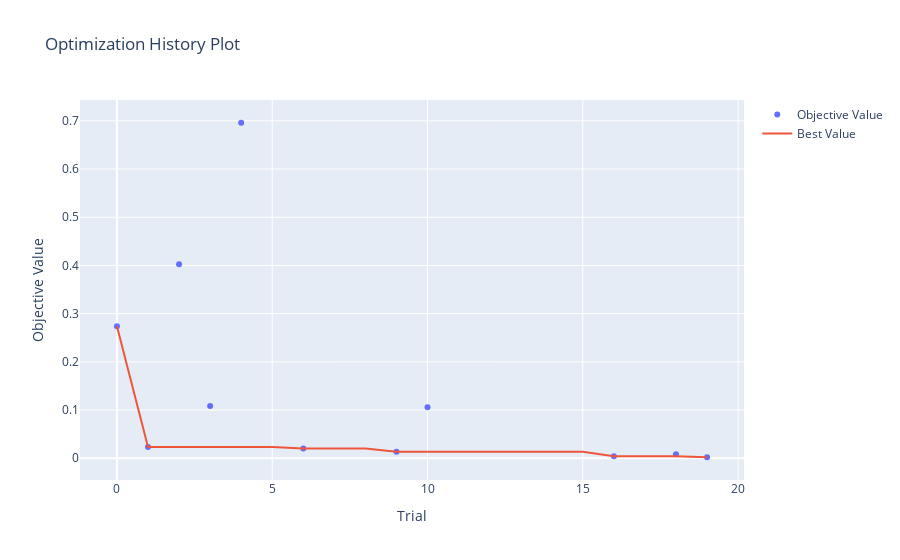
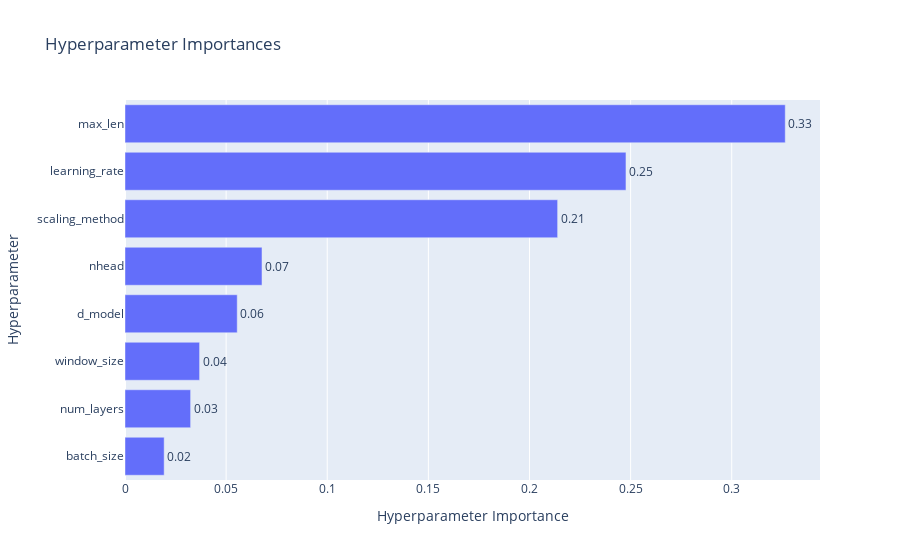
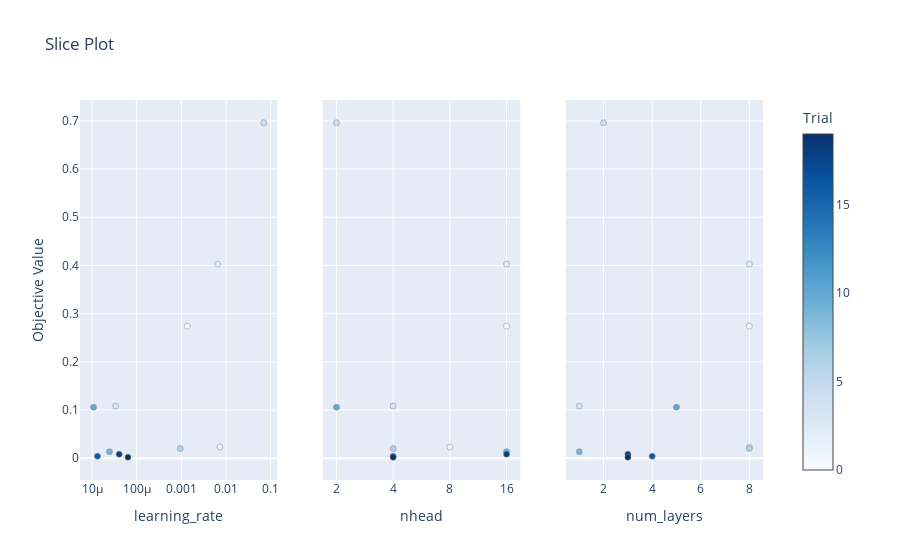

Here is the notebook cell these charts were saved with, in order:
### Code cell
# Plot optimization history
optimization_history_plot = plot_optimization_history(study)
optimization_history_plot.show()

# Plot parameter importances
param_importances_plot = plot_param_importances(study)
param_importances_plot.show()

# Plot contour of parameters
#contour_plot = plot_contour(study, params=['learning_rate', 'n_layers'])
#contour_plot.show()

# Plot slice of parameters
slice_plot = plot_slice(study, params=['learning_rate', 'num_layers', 'nhead'])
slice_plot.show()

### Figure 1 — Plotly figure (JSON) as saved in the notebook; plotly's stock layout.template omitted (floating-point values rounded to 4 significant figures)
{"data": [{"mode": "markers", "name": "Objective Value", "type": "scatter", "x": [0, 1, 2, 3, 4, 6, 9, 10, 16, 18, 19], "y": [0.2741, 0.02324, 0.4027, 0.1083, 0.696, 0.02027, 0.01357, 0.106, 0.004088, 0.008322, 0.002127]}, {"mode": "lines", "name": "Best Value", "type": "scatter", "x": [0, 1, 2, 3, 4, 5, 6, 7, 8, 9, 10, 11, 12, 13, 14, 15, 16, 17, 18, 19], "y": [0.2741, 0.02324, 0.02324, 0.02324, 0.02324, 0.02324, 0.02027, 0.02027, 0.02027, 0.01357, 0.01357, 0.01357, 0.01357, 0.01357, 0.01357, 0.01357, 0.004088, 0.004088, 0.004088, 0.002127]}, {"marker": {"color": "#cccccc"}, "mode": "markers", "name": "Infeasible Trial", "showlegend": false, "type": "scatter", "x": [], "y": []}], "layout": {"title": {"text": "Optimization History Plot"}, "xaxis": {"title": {"text": "Trial"}}, "yaxis": {"title": {"text": "Objective Value"}}}}

### Figure 2 — Plotly figure (JSON) as saved in the notebook; plotly's stock layout.template omitted (floating-point values rounded to 4 significant figures)
{"data": [{"cliponaxis": false, "hovertemplate": ["batch_size (CategoricalDistribution): 0.019361239276470345<extra></extra>", "num_layers (IntDistribution): 0.03244768762329322<extra></extra>", "window_size (IntDistribution): 0.03687416288646487<extra></extra>", "d_model (CategoricalDistribution): 0.05549414670112822<extra></extra>", "nhead (CategoricalDistribution): 0.06773643031896583<extra></extra>", "scaling_method (CategoricalDistribution): 0.21392015837102035<extra></extra>", "learning_rate (FloatDistribution): 0.2477053154316764<extra></extra>", "max_len (IntDistribution): 0.3264608593909808<extra></extra>"], "name": "Objective Value", "orientation": "h", "text": ["0.02", "0.03", "0.04", "0.06", "0.07", "0.21", "0.25", "0.33"], "textposition": "outside", "type": "bar", "x": [0.01936, 0.03245, 0.03687, 0.05549, 0.06774, 0.2139, 0.2477, 0.3265], "y": ["batch_size", "num_layers", "window_size", "d_model", "nhead", "scaling_method", "learning_rate", "max_len"]}], "layout": {"title": {"text": "Hyperparameter Importances"}, "xaxis": {"title": {"text": "Hyperparameter Importance"}}, "yaxis": {"title": {"text": "Hyperparameter"}}}}

### Figure 3 — Plotly figure (JSON) as saved in the notebook; plotly's stock layout.template omitted (floating-point values rounded to 4 significant figures)
{"data": [{"marker": {"color": [0, 1, 2, 3, 4, 6, 9, 10, 16, 18, 19], "colorbar": {"title": {"text": "Trial"}, "x": 1, "xpad": 40}, "colorscale": [[0, "rgb(247,251,255)"], [0.125, "rgb(222,235,247)"], [0.25, "rgb(198,219,239)"], [0.375, "rgb(158,202,225)"], [0.5, "rgb(107,174,214)"], [0.625, "rgb(66,146,198)"], [0.75, "rgb(33,113,181)"], [0.875, "rgb(8,81,156)"], [1, "rgb(8,48,107)"]], "line": {"color": "Grey", "width": 0.5}, "showscale": true}, "mode": "markers", "name": "Feasible Trial", "showlegend": false, "type": "scatter", "x": [0.001356, 0.007279, 0.006512, 3.366e-05, 0.06991, 0.000946, 2.445e-05, 1.081e-05, 1.321e-05, 4.047e-05, 6.353e-05], "xaxis": "x", "y": [0.2741, 0.02324, 0.4027, 0.1083, 0.696, 0.02027, 0.01357, 0.106, 0.004088, 0.008322, 0.002127], "yaxis": "y"}, {"marker": {"color": [0, 1, 2, 3, 4, 6, 9, 10, 16, 18, 19], "colorbar": {"title": {"text": "Trial"}, "x": 1, "xpad": 40}, "colorscale": [[0, "rgb(247,251,255)"], [0.125, "rgb(222,235,247)"], [0.25, "rgb(198,219,239)"], [0.375, "rgb(158,202,225)"], [0.5, "rgb(107,174,214)"], [0.625, "rgb(66,146,198)"], [0.75, "rgb(33,113,181)"], [0.875, "rgb(8,81,156)"], [1, "rgb(8,48,107)"]], "line": {"color": "Grey", "width": 0.5}, "showscale": false}, "mode": "markers", "name": "Feasible Trial", "showlegend": false, "type": "scatter", "x": [16, 8, 16, 4, 2, 4, 16, 2, 4, 16, 4], "xaxis": "x2", "y": [0.2741, 0.02324, 0.4027, 0.1083, 0.696, 0.02027, 0.01357, 0.106, 0.004088, 0.008322, 0.002127], "yaxis": "y2"}, {"marker": {"color": [0, 1, 2, 3, 4, 6, 9, 10, 16, 18, 19], "colorbar": {"title": {"text": "Trial"}, "x": 1, "xpad": 40}, "colorscale": [[0, "rgb(247,251,255)"], [0.125, "rgb(222,235,247)"], [0.25, "rgb(198,219,239)"], [0.375, "rgb(158,202,225)"], [0.5, "rgb(107,174,214)"], [0.625, "rgb(66,146,198)"], [0.75, "rgb(33,113,181)"], [0.875, "rgb(8,81,156)"], [1, "rgb(8,48,107)"]], "line": {"color": "Grey", "width": 0.5}, "showscale": false}, "mode": "markers", "name": "Feasible Trial", "showlegend": false, "type": "scatter", "x": [8, 8, 8, 1, 2, 8, 1, 5, 4, 3, 3], "xaxis": "x3", "y": [0.2741, 0.02324, 0.4027, 0.1083, 0.696, 0.02027, 0.01357, 0.106, 0.004088, 0.008322, 0.002127], "yaxis": "y3"}], "layout": {"title": {"text": "Slice Plot"}, "xaxis": {"anchor": "y", "domain": [0, 0.2889], "title": {"text": "learning_rate"}, "type": "log"}, "xaxis2": {"anchor": "y2", "categoryarray": [2, 4, 8, 16], "categoryorder": "array", "domain": [0.3556, 0.6444], "title": {"text": "nhead"}, "type": "category"}, "xaxis3": {"anchor": "y3", "domain": [0.7111, 1], "title": {"text": "num_layers"}}, "yaxis": {"anchor": "x", "domain": [0, 1], "title": {"text": "Objective Value"}}, "yaxis2": {"anchor": "x2", "domain": [0, 1], "matches": "y", "showticklabels": false}, "yaxis3": {"anchor": "x3", "domain": [0, 1], "matches": "y", "showticklabels": false}}}
